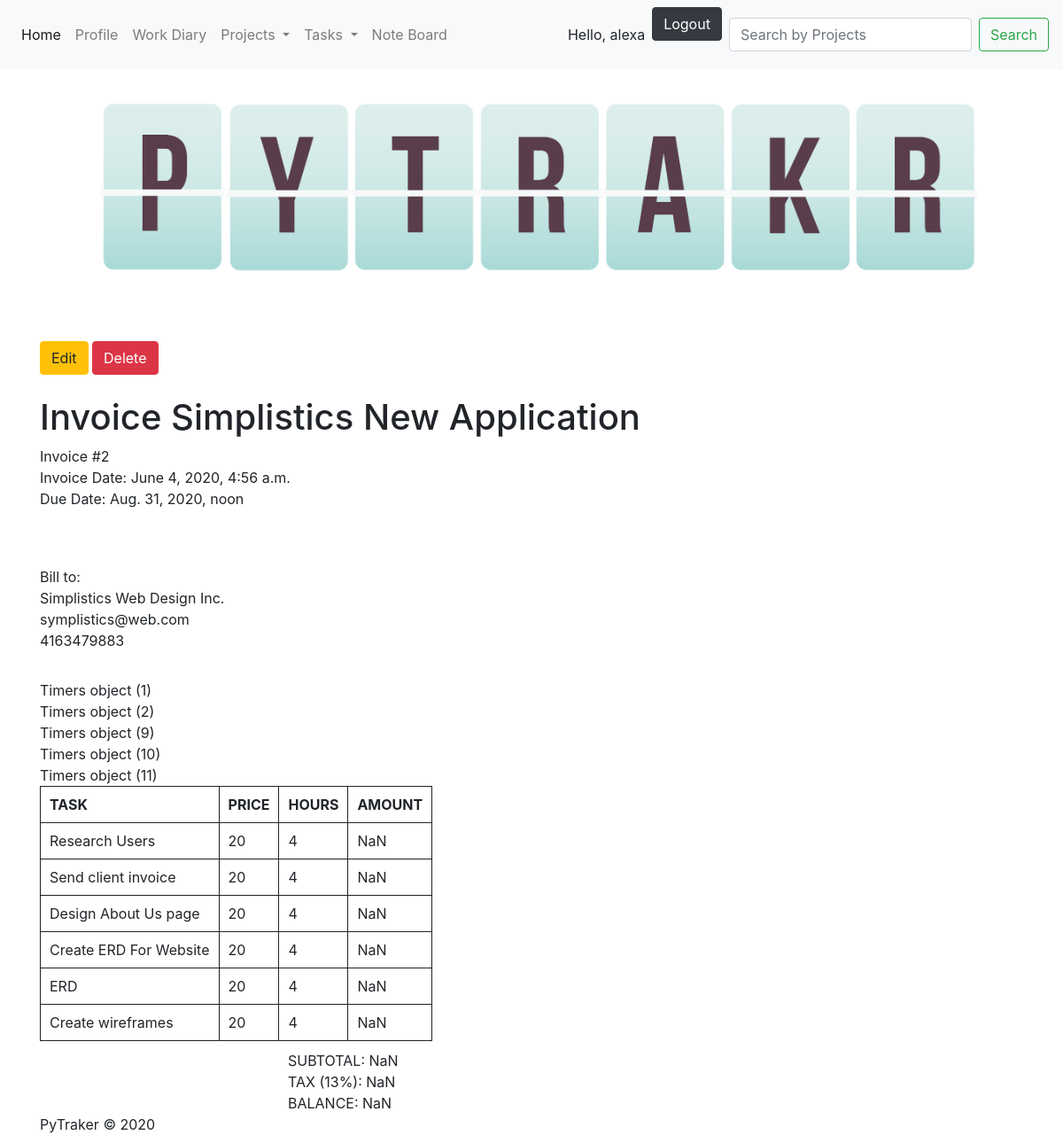
The app's page /PyTraker/invoice/2/ (signed in) with its own data.
### PyTraker/models.py (models this page shows, shortened)
class Projects(models.Model):
    name = models.CharField(max_length=50)
    description = models.TextField(max_length=250)
    clientID = models.ForeignKey(Clients, on_delete=models.CASCADE)
    payRate = models.IntegerField()
    startDate = models.DateTimeField()
    dueDate = models.DateTimeField()

class Invoices(models.Model):
    userID = models.ForeignKey(User, on_delete=models.CASCADE)
    projectID = models.ForeignKey(Projects, on_delete=models.CASCADE)
    dateCreated = models.DateTimeField()
    dueDate = models.DateTimeField()

class Clients(models.Model):
    name = models.CharField(max_length=50)
    email = models.CharField(max_length=50)
    phone = models.CharField(max_length=50)

class Timers(models.Model):
    startTime = models.DateTimeField()
    endTime = models.DateTimeField()
    totaltime = models.CharField(max_length=100,default="0")
    projectID = models.ForeignKey(Projects, on_delete=models.CASCADE,default='1')
    task = models.ForeignKey(Tasks, on_delete=models.CASCADE, default='4')

class Tasks(models.Model):
    projectID = models.ForeignKey(Projects, on_delete=models.CASCADE)
    name = models.CharField(max_length=50)
    description = models.TextField(max_length=250)
    complete = models.BooleanField(default=False)
    due_date = models.DateTimeField()
    def __str__(self):
        return self.name

### PyTraker/views.py (the view)
# urls.py: path("PyTraker/invoice/<int:project_id>/", views.invoice, name="invoice"),
@login_required
def invoice(request, project_id):
    obj = Invoices.objects.get(projectID_id=project_id)
    tasks = Tasks.objects.filter(projectID_id=obj.projectID)
    timers = Timers.objects.filter(projectID_id=obj.projectID)
    context = {
        'invoice_id': obj.id,
        'project_id': obj.projectID,
        'project_name': obj.projectID.name,
        'client_name': obj.projectID.clientID.name,
        'client_email': obj.projectID.clientID.email,
        'client_phone': obj.projectID.clientID.phone,
        'user_fname': obj.userID.first_name,
        'user_lname': obj.userID.last_name,
        'user_email': obj.userID.email,
        'date_created': obj.dateCreated,
        'date_due': obj.dueDate,
        'hourly_rate': obj.projectID.payRate,
        'tasks_list': tasks,
        'timers': timers
    }
    return render(request, "PyTraker/invoice.html", context)

### PyTraker/templates/PyTraker/invoice.html (shortened to what this page needs)
{% extends "PyTraker/header.html" %}
{% load mathfilters %}
{% block content %}
<a href="/PyTraker/edit_invoice/{{ invoice_id }}" class="btn btn-warning">Edit</a>
    <a href="/PyTraker/delete_invoice/{{ invoice_id }}"  class="btn btn-danger"  id ='{{project.id}}'>Delete</a>
    <h1>Invoice {{ project_name }}</h1>
    <div style="padding-bottom: 2em;">
        <div>Invoice #{{ invoice_id }}</div>
        <div>Invoice Date: {{ date_created }}</div>
        <div>Due Date: {{ date_due }}</div>
    </div>
    <div style="padding-bottom: 2em;">
    </div>
    <div style="padding-bottom: 2em;">
        <div>Bill to: </div>
        <div>{{ client_name }}</div>
        <div>{{ client_email }}</div>
        <div>{{ client_phone }}</div>
    </div>
{% for time in timers %}
<div type="hidden">{{ time }}</div>
{% endfor %}
    <table>
        <tr>
            <th >TASK</th>
            <th>PRICE</th>
            <th>HOURS</th>
            <th>AMOUNT</th>
        </tr>
        {% for task in tasks_list %}
        <tr>
            <td>{{ task }}</td>
            <td class="rate">{{ hourly_rate }}</td>
            <td class="time">4</td>
            <td class="amount"></td>
        </tr>
        {% endfor %}
    </table>
    <div class="task-list">
        <div id="subtotal"> </div>
        <div id="tax"></div>
        <div id="balance"> BALANCE:</div>
    </div>
{% endblock %}

### PyTraker/templates/PyTraker/header.html (shortened to what this page needs)
<head>
    <link rel="stylesheet" href="https://stackpath.bootstrapcdn.com/bootstrap/4.5.0/css/bootstrap.min.css"
>
    <link rel="stylesheet" href="//code.jquery.com/ui/1.12.1/themes/base/jquery-ui.css">
     {% load static %}
    <link rel="stylesheet" type="text/css" href="{% static 'PyTraker/style.css' %}">
</head>
<body>
<header>
    <nav class="navbar navbar-expand-lg navbar-light bg-light">
  <div class="collapse navbar-collapse" id="navbarSupportedContent">
    <ul class="navbar-nav mr-auto">
      <li class="nav-item active">
        <a class="nav-link" href="/PyTraker/index">Home</a>
      </li>
        {% if user.is_authenticated %}
      <li class="nav-item">
        <a class="nav-link" href="/PyTraker/user_profile/{{ request.user.id }}">Profile</a>
      </li>
      <li class="nav-item">
        <a class="nav-link" href="/PyTraker/workdiary">Work Diary</a>
      </li>
      <li class="nav-item dropdown">
        <a class="nav-link dropdown-toggle" href="#" id="navbarDropdown" role="button" data-toggle="dropdown" aria-haspopup="true" aria-expanded="false">
          Projects
        </a>
      </li>
            <li class="nav-item dropdown">
        <a class="nav-link dropdown-toggle" href="#" id="navbarDropdown" role="button" data-toggle="dropdown" aria-haspopup="true" aria-expanded="false">
          Tasks
        </a>
      </li>
      <li class="nav-item">
        <a class="nav-link" href="/PyTraker/noteboard">Note Board</a>
      </li>
    </ul>
      <div class="nav-item">Hello, {{ request.user }} </div>  <a href="#" onClick="document.getElementById('logoutform').submit()"><button type="button" class="btn btn-dark" id="logout-btn">Logout</button></a>
{% else %}
<a href="{% url 'PyTraker:sign_up' %}" class="nav-link"  >Sign up</a>  <a href="/PyTraker/login/?next=/" class="nav-link" >Login</a>
{% endif %}
    <form class="form-inline my-2 my-lg-0" action="/search" method="get">
      <input class="form-control mr-sm-2"name='q' type="text" placeholder="Search by Projects" aria-label="Search">
      <button class="btn btn-outline-success my-2 my-sm-0" type="submit">Search</button>
    </form>
  </div>
</nav>
</header>
<div class="container">
{% load static %}
<img src="{% static "PyTraker/logo.png" %}" alt="My logo" id="logo">
{% block content %}
{% endblock %}
<footer>PyTraker &#169; 2020 </footer>
 </body>

### PyTraker/static/PyTraker/style.css (style rules this page uses)
#logo { max-width: 100%; height: auto; margin-left: auto; margin-right: auto; }
.btn { margin-top:1.5em; margin-bottom:1.5em; }
#logout-btn { margin-top:0; margin-left:0.5em; margin-right:0.5em; }

### PyTraker/templates/PyTraker/invoice.html (style rules this page uses)
table, td, th { border: #222222 solid 1px; }
th, td { padding: 10px; }
.task-list { padding-top: 10px; margin-left: 280px; }

### records on screen
Projects: name "Simplistics New Application"
Invoices: dateCreated "June 4, 2020, 4:56 a.m.", dueDate "Aug. 31, 2020, noon"
Clients: name "Simplistics Web Design Inc.", email "symplistics@web.com", phone "4163479883"
Timers: id "Timers object (1)"
Timers: id "Timers object (2)"
Timers: id "Timers object (9)"
Timers: id "Timers object (10)"
Timers: id "Timers object (11)"
Tasks: name "Research Users", hourly_rate "20"
Tasks: name "Send client invoice", hourly_rate "20"
Tasks: name "Design About Us page", hourly_rate "20"
Tasks: name "Create ERD For Website", hourly_rate "20"
Tasks: name "ERD", hourly_rate "20"
Tasks: name "Create wireframes", hourly_rate "20"

### other values on screen
{{ request.user }} "alexa"
{{ invoice_id }} "2"
